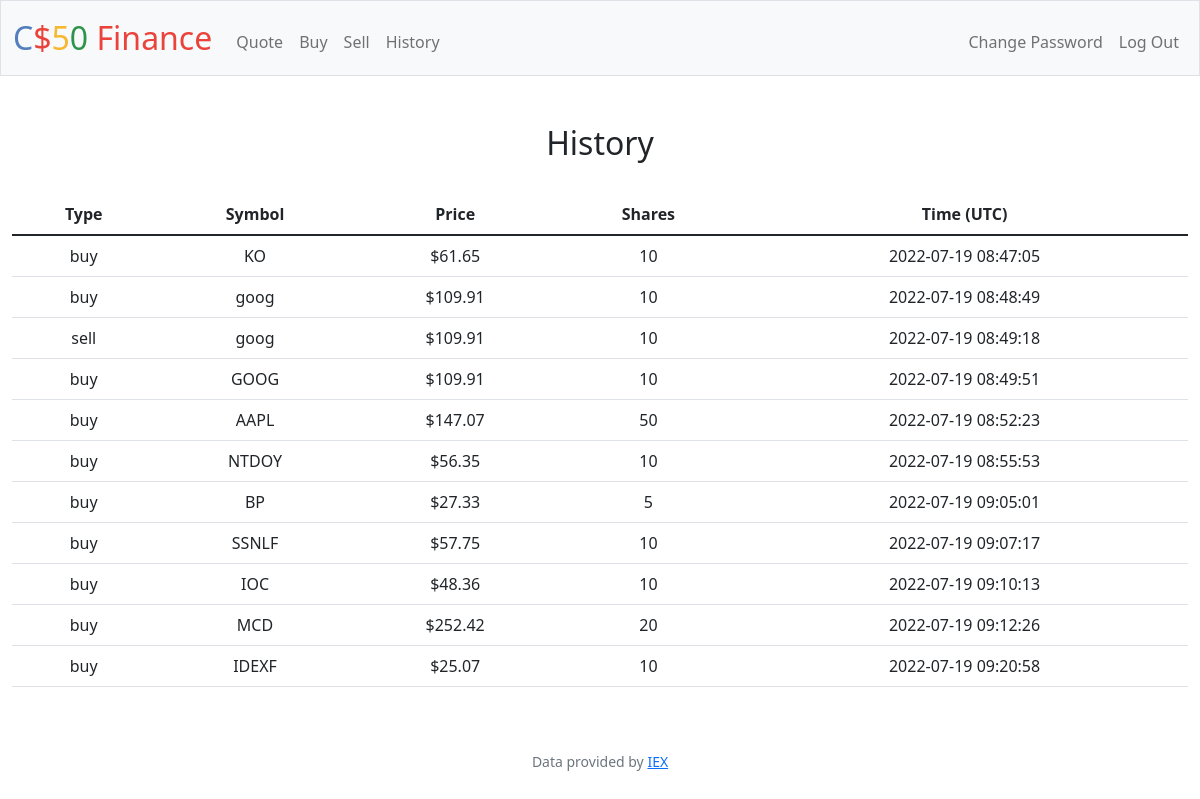
Screenshot of /history (signed in) with the database file from the repository.
### tables this page shows
CREATE TABLE transactions (user_id INTEGER NOT NULL, symbol TEXT NOT NULL, amount INTEGER NOT NULL, price NUMERIC NOT NULL, time TEXT NOT NULL, type TEXT NOT NULL, FOREIGN KEY(user_id) REFERENCES users(id));

### app.py (the view)
@app.route("/history")
@login_required
def history():
    data = db.execute("SELECT type, symbol, price, amount, time FROM transactions WHERE user_id=?", session["user_id"])
    for dict in data:
        for key in dict:
            if key == "price":
                dict[key] = usd(dict[key])
    return render_template("history.html", data=data)

### app.py (called while the page is built)
@app.after_request
def after_request(response):
    response.headers["Cache-Control"] = "no-cache, no-store, must-revalidate"
    response.headers["Expires"] = 0
    response.headers["Pragma"] = "no-cache"
    return response

### helpers.py (called while the page is built)
def login_required(f):
    @wraps(f)
    def decorated_function(*args, **kwargs):
        if session.get("user_id") is None:
            return redirect("/login")
        return f(*args, **kwargs)
    return decorated_function

def usd(value):
    return f"${value:,.2f}"

### templates/history.html (shortened to what this page needs)
{% extends "layout.html" %}
{% block main %}
    <h2>History</h2>
    <br>
    <table class="table">
        <thead>
            <th scope="col">Type</th>
            <th scope="col">Symbol</th>
            <th scope="col">Price</th>
            <th scope="col">Shares</th>
            <th scope="col">Time (UTC)</th>
        </thead>
        <tbody>
            {% for entry in data %}
                <tr>
                    <td>{{ entry["type"] }}</td>
                    <td>{{ entry["symbol"] }}</td>
                    <td>{{ entry["price"] }}</td>
                    <td>{{ entry["amount"] }}</td>
                    <td>{{ entry["time"] }}</td>
                </tr>
            {% endfor %}
        </tbody>
    </table>
{% endblock %}

### rows the page displays
transactions: type "buy", symbol "KO", price "$61.65", amount "10", time "2022-07-19 08:47:05"
transactions: type "buy", symbol "goog", price "$109.91", amount "10", time "2022-07-19 08:48:49"
transactions: type "sell", symbol "goog", price "$109.91", amount "10", time "2022-07-19 08:49:18"
transactions: type "buy", symbol "GOOG", price "$109.91", amount "10", time "2022-07-19 08:49:51"
transactions: type "buy", symbol "AAPL", price "$147.07", amount "50", time "2022-07-19 08:52:23"
transactions: type "buy", symbol "NTDOY", price "$56.35", amount "10", time "2022-07-19 08:55:53"
transactions: type "buy", symbol "BP", price "$27.33", amount "5", time "2022-07-19 09:05:01"
transactions: type "buy", symbol "SSNLF", price "$57.75", amount "10", time "2022-07-19 09:07:17"
transactions: type "buy", symbol "IOC", price "$48.36", amount "10", time "2022-07-19 09:10:13"
transactions: type "buy", symbol "MCD", price "$252.42", amount "20", time "2022-07-19 09:12:26"
transactions: type "buy", symbol "IDEXF", price "$25.07", amount "10", time "2022-07-19 09:20:58"
